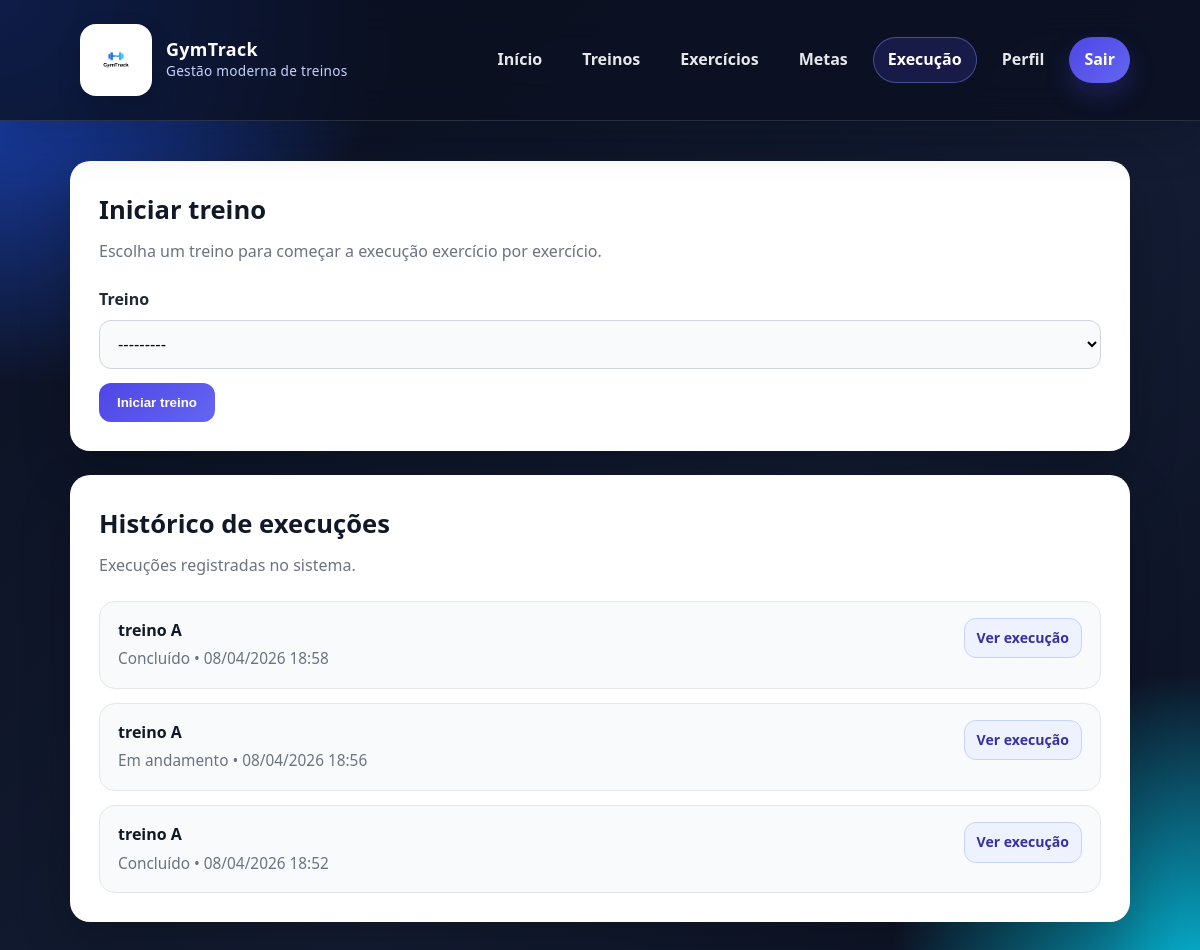
The app's page /execucao/ (signed in), older data.
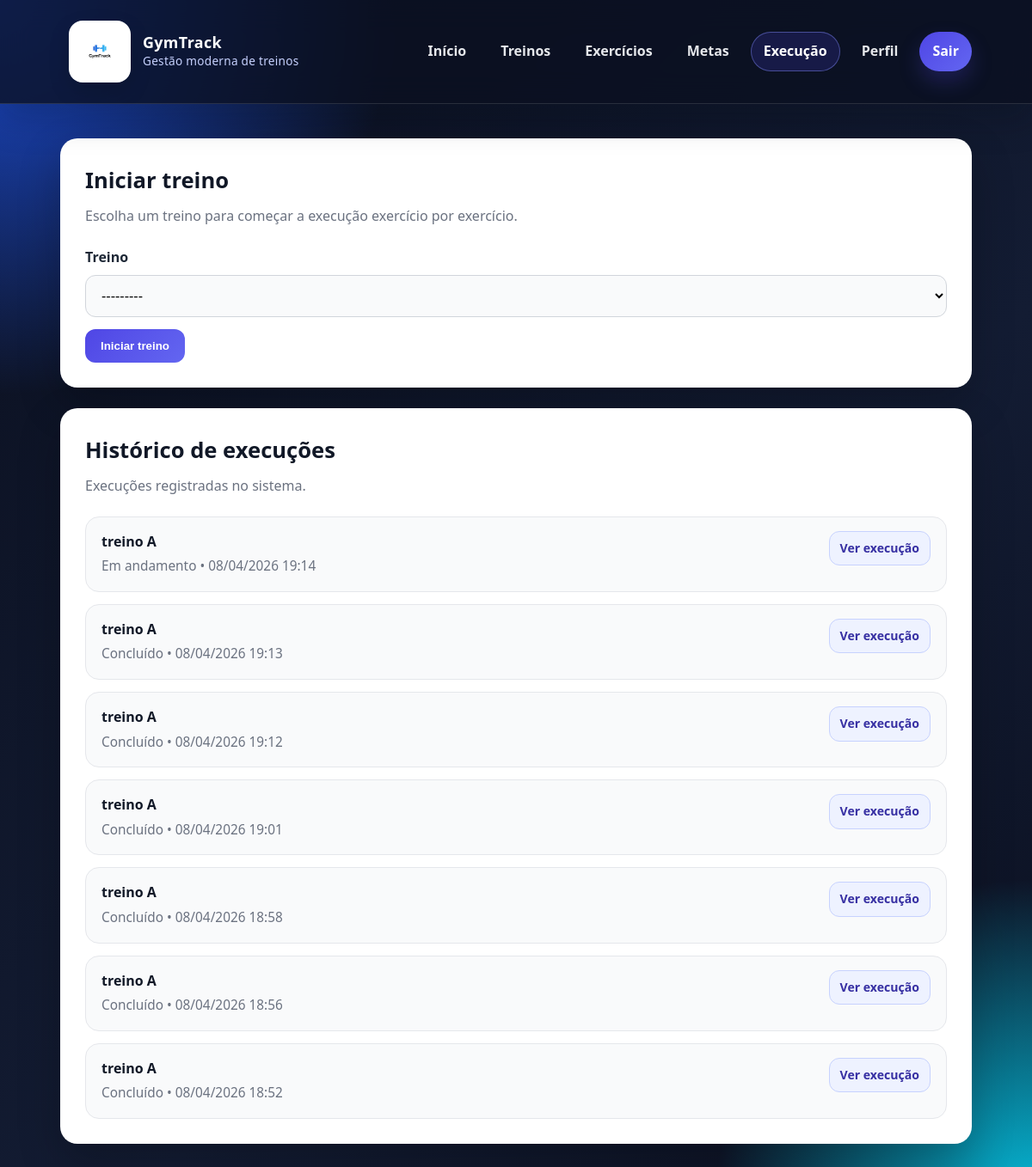
The same page, newer data.
### core/models.py (models this page shows, shortened)
class ExecucaoTreino(models.Model):
    STATUS_CHOICES = [
        ('em_andamento', 'Em andamento'),
        ('concluido', 'Concluído'),
    ]
    treino = models.ForeignKey(Treino, on_delete=models.CASCADE, related_name='execucoes')
    data_execucao = models.DateTimeField(auto_now_add=True)
    status = models.CharField(max_length=20, choices=STATUS_CHOICES, default='em_andamento')

class Treino(models.Model):
    usuario = models.ForeignKey(User, on_delete=models.CASCADE)
    nome = models.CharField(max_length=100)
    def __str__(self):
        return self.nome

### core/views.py (the view)
# urls.py: path('execucao/', views.execucao_view, name='execucao'),
@login_required
def execucao_view(request):
    if request.method == 'POST':
        form = ExecucaoTreinoForm(request.POST)
        form.fields['treino'].queryset = Treino.objects.filter(usuario=request.user).order_by('-id')
        if form.is_valid():
            treino = form.cleaned_data['treino']
            if treino.usuario != request.user:
                messages.error(request, 'Você não tem permissão para iniciar este treino.')
                return redirect('execucao')
            execucao = ExecucaoTreino.objects.create(
                treino=treino,
                status='em_andamento'
            )
            for exercicio in treino.exercicios.all():
                ExecucaoExercicio.objects.create(
                    execucao=execucao,
                    exercicio=exercicio
                )
            messages.success(request, 'Treino iniciado com sucesso!')
            return redirect('execucao_detalhe', execucao_id=execucao.id)
        else:
            for errors in form.errors.values():
                for error in errors:
                    messages.error(request, error)
    else:
        form = ExecucaoTreinoForm()
        form.fields['treino'].queryset = Treino.objects.filter(usuario=request.user).order_by('-id')
    execucoes = ExecucaoTreino.objects.select_related('treino').filter(
        treino__usuario=request.user
    ).order_by('-id')
    return render(request, 'core/execucao.html', {
        'form': form,
        'execucoes': execucoes
    })

### core/forms.py (shortened to what this page needs)
class ExecucaoTreinoForm(forms.ModelForm):
    class Meta:
        model = ExecucaoTreino
        fields = ['treino']
        labels = {
            'treino': 'Treino',
        }

### core/templates/core/execucao.html (shortened to what this page needs)
{% extends 'core/base.html' %}
{% block content %}
<section class="page-grid">
    <div class="content-card">
        <h2 class="section-title">Iniciar treino</h2>
        <p class="section-subtitle">
            Escolha um treino para começar a execução exercício por exercício.
        </p>
        <form method="post" class="submit-once-form">
            <div class="form-grid">
                <div class="form-group full">
                    <label for="{{ form.treino.id_for_label }}">Treino</label>
                    {{ form.treino }}
                </div>
            </div>
            <div class="form-actions">
                <button type="submit" class="btn btn-primary submit-btn" data-loading-text="Iniciando...">
                    Iniciar treino
                </button>
            </div>
        </form>
    </div>
    <div class="list-card">
        <h3 class="section-title">Histórico de execuções</h3>
        <p class="section-subtitle">Execuções registradas no sistema.</p>
        {% if execucoes %}
            <ul class="items-list">
                {% for execucao in execucoes %}
                    <li class="item">
                        <div>
                            <strong>{{ execucao.treino.nome }}</strong>
                            <span>
                                {{ execucao.get_status_display }} •
                                {{ execucao.data_execucao|date:"d/m/Y H:i" }}
                            </span>
                        </div>
                        <a href="{% url 'execucao_detalhe' execucao.id %}" class="btn btn-secondary btn-sm">
                            Ver execução
                        </a>
                    </li>
                {% endfor %}
            </ul>
        {% else %}
            <div class="empty-state">
                <strong>Nenhuma execução registrada.</strong>
                Inicie um treino para acompanhar seu progresso exercício por exercício.
            </div>
        {% endif %}
    </div>
</section>
{% endblock %}

### core/templates/core/base.html (shortened to what this page needs)
{% load static %}
<!DOCTYPE html>
<html lang="pt-BR">
<head>
    <link rel="stylesheet" href="{% static 'css/style.css' %}">
</head>
<body>
<div class="page-shell">
    <header class="topbar">
        <div class="topbar-inner">
            <a href="{% url 'home' %}" class="brand">
                <div class="brand-logo">
                    <img src="{% static 'images/logo.png' %}" alt="Logo do GymTrack">
                </div>
                <div class="brand-copy">
                    <span class="brand-title">GymTrack</span>
                    <p class="brand-subtitle">Gest&atilde;o moderna de treinos</p>
                </div>
            </a>
            {% with current_view=request.resolver_match.url_name %}
                {% if user.is_authenticated %}
                    <nav class="nav" id="primary-navigation" data-nav-root>
                        <div class="nav-panel">
                            <a href="{% url 'home' %}" class="nav-link{% if current_view == 'home' %} is-active{% endif %}" data-nav-link>
                                In&iacute;cio
                            </a>
                            <a href="{% url 'treinos' %}" class="nav-link{% if current_view == 'treinos' or current_view == 'editar_treino' %} is-active{% endif %}" data-nav-link>
                                Treinos
                            </a>
                            <a href="{% url 'exercicios' %}" class="nav-link{% if current_view == 'exercicios' %} is-active{% endif %}" data-nav-link>
                                Exerc&iacute;cios
                            </a>
                            <a href="{% url 'metas' %}" class="nav-link{% if current_view == 'metas' %} is-active{% endif %}" data-nav-link>
                                Metas
                            </a>
                            <a href="{% url 'execucao' %}" class="nav-link{% if current_view == 'execucao' or current_view == 'execucao_detalhe' %} is-active{% endif %}" data-nav-link>
                                Execu&ccedil;&atilde;o
                            </a>
                            <a href="{% url 'perfil' %}" class="nav-link{% if current_view == 'perfil' %} is-active{% endif %}" data-nav-link>
                                Perfil
                            </a>
                            <a href="{% url 'logout' %}" class="nav-link nav-primary" data-nav-link>Sair</a>
                        </div>
                    </nav>
                {% endif %}
            {% endwith %}
        </div>
    </header>
    <main class="main-container">
    {% block content %}{% endblock %}
</main>
</div>
</body>
</html>

Row changes from the older to the newer data that the page shows:
added ExecucaoTreino: treino.nome "treino A", status "Em andamento", data_execucao "08/04/2026 19:14"
added ExecucaoTreino: treino.nome "treino A", status "Concluído", data_execucao "08/04/2026 19:13"
added ExecucaoTreino: treino.nome "treino A", status "Concluído", data_execucao "08/04/2026 19:12"
added ExecucaoTreino: treino.nome "treino A", status "Concluído", data_execucao "08/04/2026 19:01"
changed ExecucaoTreino (number 6 of 7 on the later page): status "Em andamento" → "Concluído"
